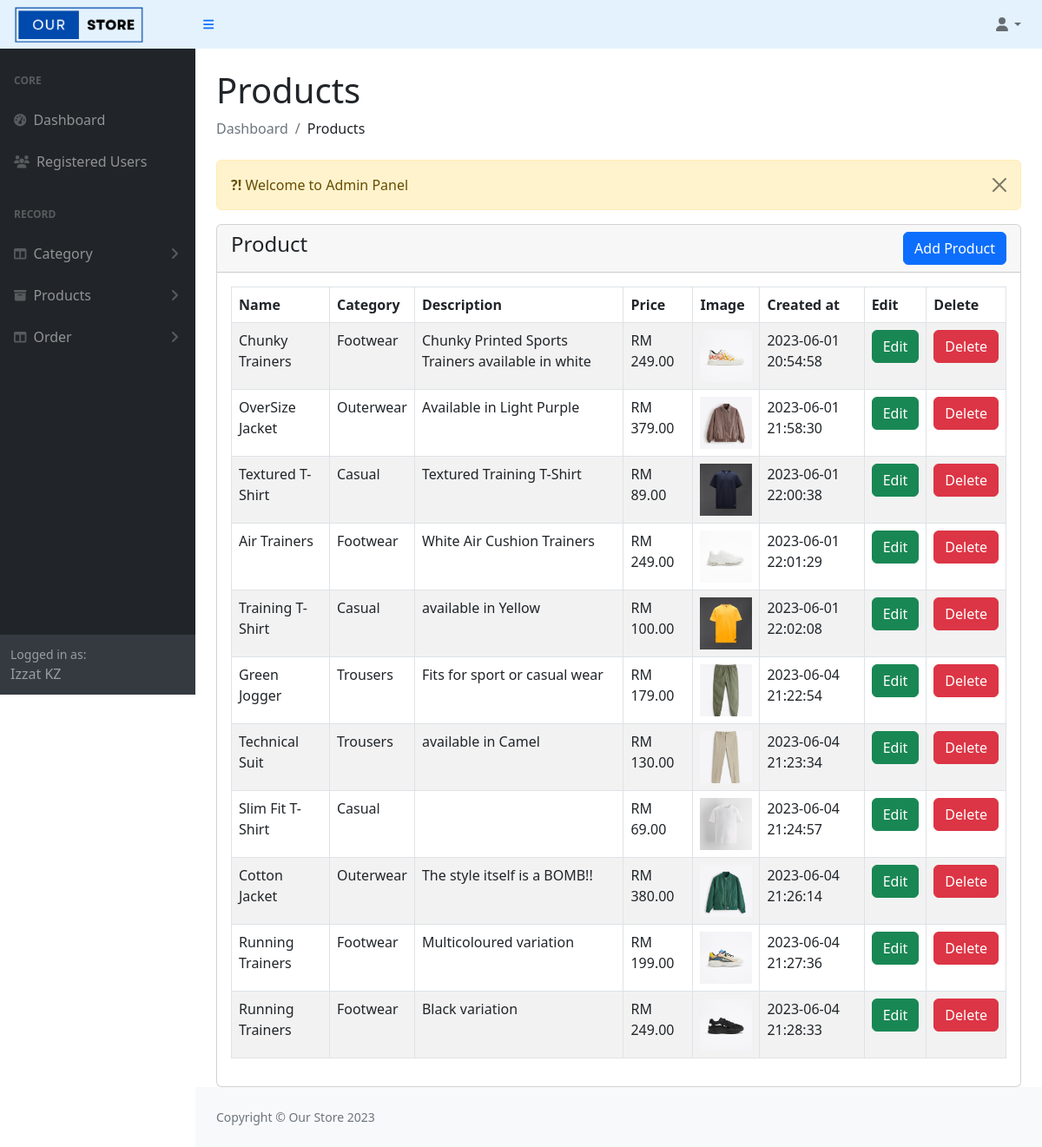
The app's page /admin/product-view.php (signed in) with its own data.
### tables this page shows
CREATE TABLE `products` (
  `product_id` int(11) NOT NULL,
  `category_id` int(11) DEFAULT NULL,
  `name` varchar(255) NOT NULL,
  `description` text DEFAULT NULL,
  `price` decimal(10,2) NOT NULL,
  `image` varchar(255) NOT NULL,
  `created_at` datetime NOT NULL DEFAULT current_timestamp()
);

CREATE TABLE `categories` (
  `category_id` int(11) NOT NULL,
  `name` varchar(191) NOT NULL,
  `description` text NOT NULL,
  `created_at` datetime NOT NULL DEFAULT current_timestamp()
);

### admin/product-view.php (the view, shortened to what this page needs)
<?php
include('authentication.php');
include('includes/header.php');
?>
<div class="container-fluid px-4">
    <h1 class="mt-4">Products</h1>
    <ol class="breadcrumb mb-4">
        <li class="breadcrumb-item active">Dashboard</li>
        <li class="breadcrumb-item">Products</li>
    </ol>
    <div class="row">
        <div class="col-md-12">
            <?php include('message.php'); ?>
            <div class="card">
                <div class="card-header">
                    <h4>Product
                        <a href="product-add.php" class="btn btn-primary float-end">Add Product</a>
                    </h4>
                </div>
                <div class="card-body">
                    <div class="table-responsive">
                    <table class="table table-bordered table-striped">
                        <thead>
                            <tr>
                                <th>Name</th>
                                <th>Category</th>
                                <th>Description</th>
                                <th>Price</th>
                                <th>Image</th>
                                <th>Created at</th>
                                <th>Edit</th>
                                <th>Delete</th>
                            </tr>
                        </thead>
                        <tbody>
                            <?php
                            $query = "SELECT p.*, c.name AS cname FROM products p, categories c WHERE c.category_id = p.category_id";
                            $query_run = mysqli_query($con, $query);
                            if(mysqli_num_rows($query_run) > 0)
                            {
                                foreach($query_run as $row)
                                {
                                    ?>
                                        <tr>
                                            <td><?= $row['name'] ?></td>
                                            <td><?= $row['cname'] ?></td>
                                            <td><?= $row['description'] ?></td>
                                            <td>RM <?= $row['price'] ?></td>
                                            <td>
                                                <img src="../uploads/<?= $row['image'] ?>" width="60px" height="60px">
                                            </td>
                                            <td><?= $row['created_at'] ?></td>
                                            <td><a href="product-edit.php?product_id=<?=$row['product_id']?>" class="btn btn-success">Edit</a></td>
                                            <td>
                                                <form action="crud.php" method="post">
                                            <button type="submit" name="delete_pro" value="<?=$row['product_id']?>" class="btn btn-danger">Delete</button></td>
                                        </tr>
                                    <?php
                                }
                            }
                            else
                            {
                             ?>
                                    <tr>
                                        <td coldspan="7">No Record Found</td>
                                    </tr>
                             <?php
                            }
                            ?>
                        </tbody>
                    </table>
                    </div>
                </div>
            </div>
        </div>
    </div>
</div>
<?php
include('includes/footer.php');
include('includes/scripts.php');
?>

### records on screen
products: name "Chunky Trainers", category.name "Footwear", description "Chunky Printed Sports Trainers available in white", price "249.00", image (picture), created_at "2023-06-01 20:54:58", $row['product_id'] 1 (drawn)
products: name "OverSize Jacket", category.name "Outerwear", description "Available in Light Purple", price "379.00", image (picture), created_at "2023-06-01 21:58:30", $row['product_id'] 2 (drawn)
products: name "Textured T-Shirt", category.name "Casual", description "Textured Training T-Shirt", price "89.00", image (picture), created_at "2023-06-01 22:00:38", $row['product_id'] 3 (drawn)
products: name "Air Trainers", category.name "Footwear", description "White Air Cushion Trainers", price "249.00", image (picture), created_at "2023-06-01 22:01:29", $row['product_id'] 4 (drawn)
products: name "Training T-Shirt", category.name "Casual", description "available in Yellow", price "100.00", image (picture), created_at "2023-06-01 22:02:08", $row['product_id'] 5 (drawn)
products: name "Green Jogger", category.name "Trousers", description "Fits for sport or casual wear", price "179.00", image (picture), created_at "2023-06-04 21:22:54", $row['product_id'] 8 (drawn)
products: name "Technical Suit", category.name "Trousers", description "available in Camel", price "130.00", image (picture), created_at "2023-06-04 21:23:34", $row['product_id'] 9 (drawn)
products: name "Slim Fit T-Shirt", category.name "Casual", price "69.00", image (picture), created_at "2023-06-04 21:24:57", $row['product_id'] 10 (drawn)
products: name "Cotton Jacket", category.name "Outerwear", description "The style itself is a BOMB!!", price "380.00", image (picture), created_at "2023-06-04 21:26:14", $row['product_id'] 11 (drawn)
products: name "Running Trainers", category.name "Footwear", description "Multicoloured variation", price "199.00", image (picture), created_at "2023-06-04 21:27:36", $row['product_id'] 12 (drawn)
products: name "Running Trainers", category.name "Footwear", description "Black variation", price "249.00", image (picture), created_at "2023-06-04 21:28:33", $row['product_id'] 13 (drawn)

### other values on screen
$_SESSION['auth_user']['user_name'] "Izzat KZ"
$_SESSION['message'] "Welcome to Admin Panel"
